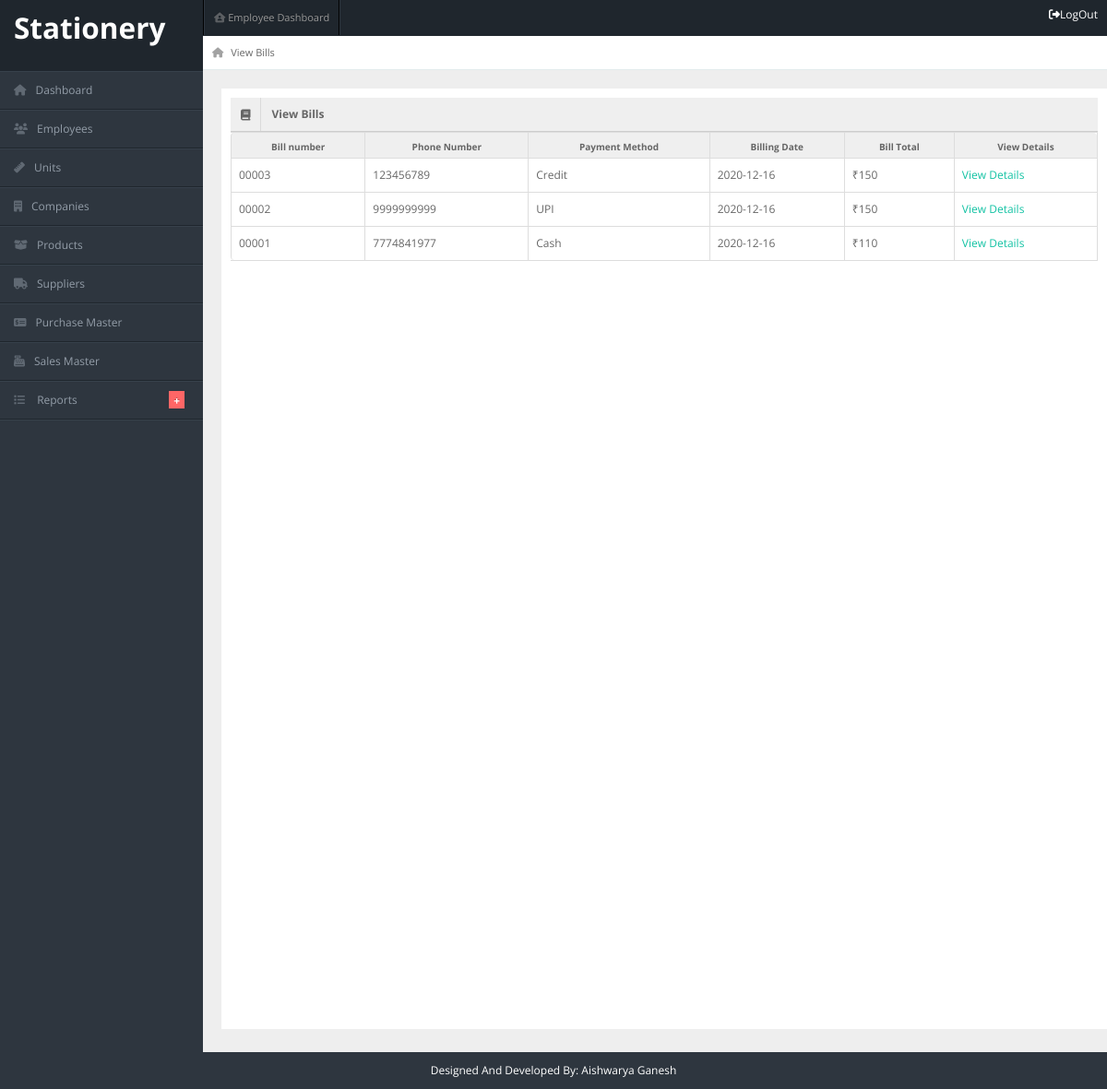
The page /Stationery_IMS/admin/view_bills.php on the database as committed earlier.
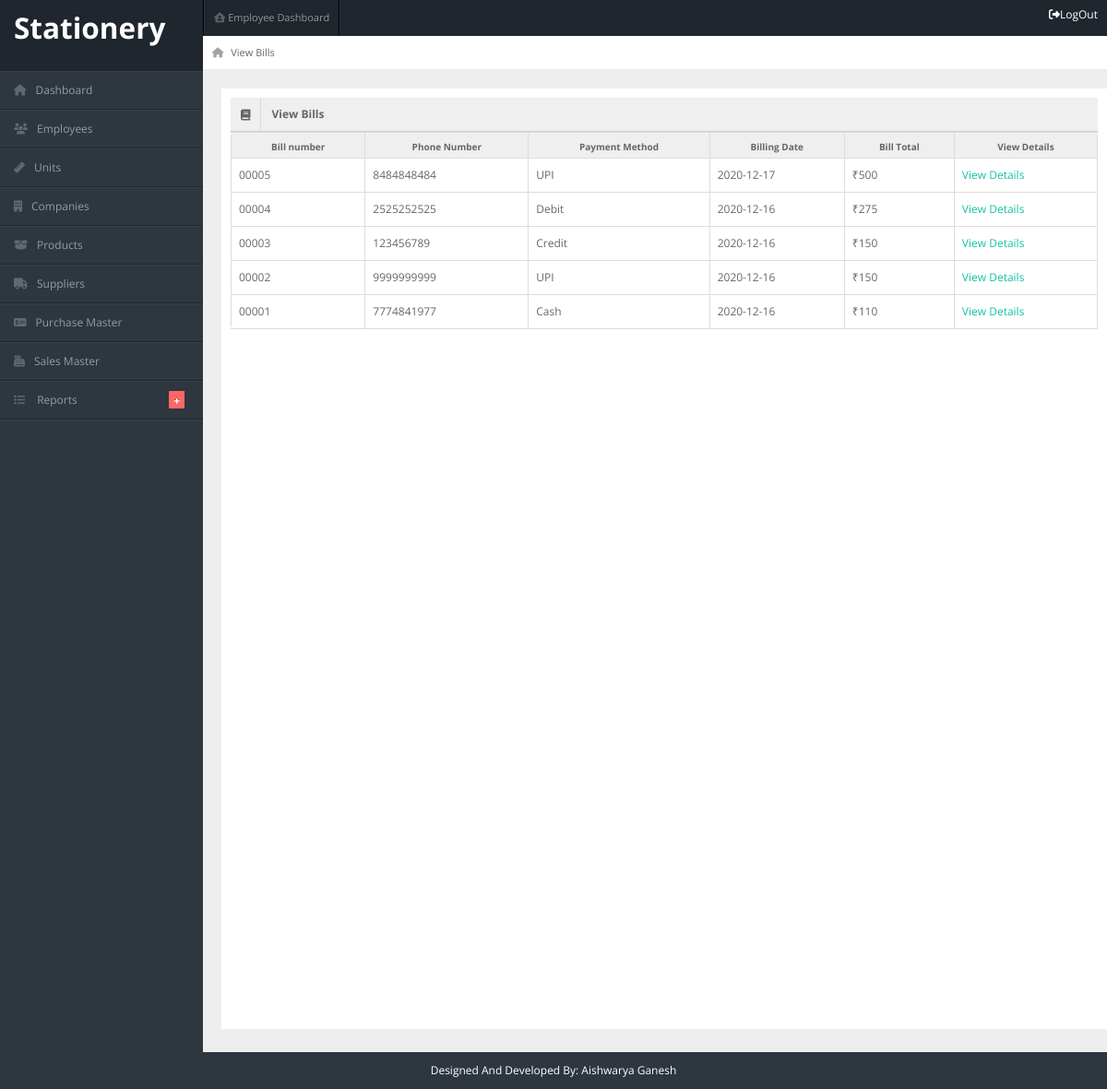
The same page on the database as committed later.
### tables this page shows
CREATE TABLE `billing_header` (
  `id` int(5) NOT NULL,
  `phno` varchar(15) NOT NULL,
  `payment_method` varchar(50) NOT NULL,
  `date` date NOT NULL,
  `bill_no` varchar(10) NOT NULL,
  `username` varchar(20) NOT NULL
);

### Stationery_IMS/admin/view_bills.php (the view)
<?php
include "header.php";
include "../employee/connection.php";
 ?>
<div id="content">
    <div id="content-header">
        <div id="breadcrumb"><a href="#" title="Current page" class="tip-bottom"><i class="fas fa-home"></i>
            View Bills</a></div>
    </div>
    <div class="container-fluid">
        <div class="row-fluid" style="background-color: white; min-height: 1000px; padding:10px;">
          <div class="widget-title"> <span class="icon"><i class="fas fa-book"></i></span>
            <h5>View Bills</h5>
          </div>
            <table class="table table-bordered">
              <tr>
                <th>Bill number</th>
                <th>Phone Number</th>
                <th>Payment Method</th>
                <th>Billing Date</th>
                <th>Bill Total</th>
                <th>View Details</th>
              </tr>
              <?php
               $res = mysqli_query($link,"select * from billing_header order by id desc");
               while($row = mysqli_fetch_array($res))
               {
                 echo "<tr>";
                 echo "<td>"; echo $row["bill_no"]; echo "</td>";
                 echo "<td>"; echo $row["phno"]; echo "</td>";
                 echo "<td>"; echo $row["payment_method"]; echo "</td>";
                 echo "<td>"; echo $row["date"]; echo "</td>";
                 echo "<td>";  echo "₹".get_total($row["id"],$link); echo "</td>";
                 echo "<td>";?><a href="view_bill_details.php?id=<?php echo $row["id"];?>" style="color:#11C2A3" > View Details </a> <?php echo "</td>";
                 echo "</tr>";
               }
               ?>
            </table>
        </div>
    </div>
</div>
<?php
function get_total($bill_id, $link)
{
  $total=0;
  $res2=mysqli_query($link, "select * from billing_details where bill_id = '$bill_id'");
  while ($row=mysqli_fetch_array($res2))
  {
    $total = $total+($row["price"]*$row["qty"]);
  }
  return $total;
}
 ?>
<?php
include "footer.php";
 ?>

Rows that differ between the two databases and show on the page:
added billing_header: bill_no "00005", phno "8484848484", payment_method "UPI", date "2020-12-17", id "500"
added billing_header: bill_no "00004", phno "2525252525", payment_method "Debit", date "2020-12-16", id "275"
